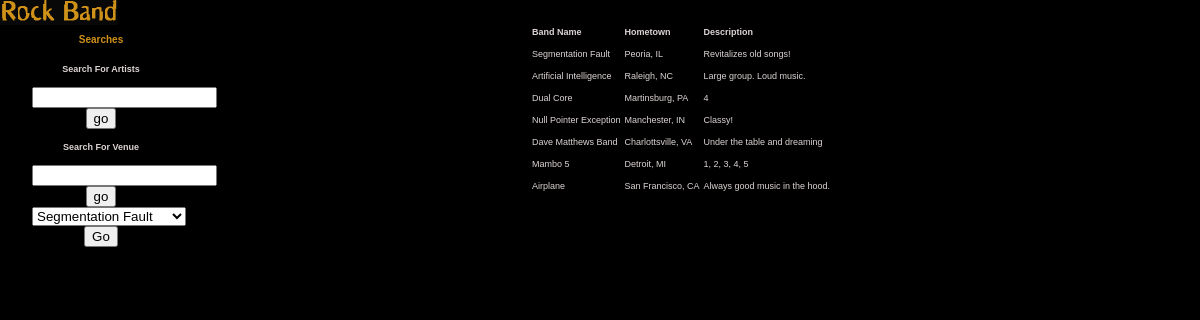
The page /searchName.php on the database as committed earlier.
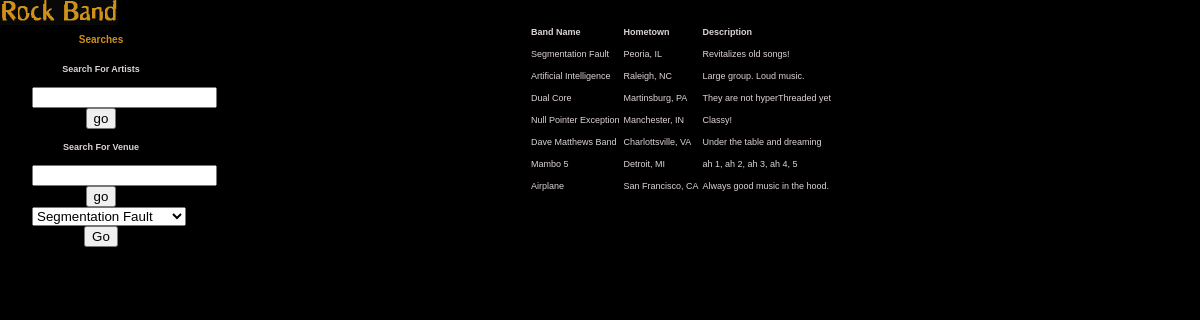
The same page on the database as committed later.
### tables this page shows
CREATE TABLE band (
	band_id INT NOT NULL AUTO_INCREMENT,
	PRIMARY KEY(band_id),
	band_name VARCHAR(25) NOT NULL,
	hometown VARCHAR(30) NOT NULL,
	genre1 INT,
	genre2 INT,
	genre3 INT,
	CONSTRAINT genre_genre1_fk
	FOREIGN KEY(genre1)
	REFERENCES genre(genre_id),
	CONSTRAINT genre_genre2_fk
	FOREIGN KEY(genre2)
	REFERENCES genre(genre_id),
	CONSTRAINT genre_genre3_fk
	FOREIGN KEY(genre3)
	REFERENCES genre(genre_id),
	description BLOB NOT NULL,
	picture_file VARCHAR(75),
	album1 VARCHAR(50),
	album2 VARCHAR(50),
	album3 VARCHAR(50),
	album4 VARCHAR(50),
	album5 VARCHAR(50)
);

### searchName.php (the view, shortened to what this page needs)
<!DOCTYPE html PUBLIC "-//W3C//DTD XHTML 1.0 Transitional//EN"
  "http://www.w3.org/TR/xhtml1/DTD/xhtml1-transitional.dtd">
<html xmlns="http://www.w3.org/1999/xhtml" xml:lang="en" lang="en">
<head>
  <link rel="stylesheet" type="text/css" href="style.css" />
</head>
<body>
<div id="wrap">
	<?php
	if(session_is_registered("username")){
	echo"<ul id=\"nav\">
		<li><a href=\"mainPage.php\">home</a></li>
		<li><a href=\"addBand.php\">add band</a></li>
		<li><a href=\"addVenue.php\">add venue</a></li>
		<li><a href=\"addEvent.php\">add event</a></li>
		<li><a href=\"logout.php\">logout</a></li>
	</ul>
	";}
	else{
	echo "
	<h1><a href=\"index.php\"><img src=\"images/logo.gif\" width=\"118\" height=\"25\" alt=\"Rock Band\" /></a></h1>";
	}
	?>
				<div id="sidebar">
				<?php
					$search = $_POST['searchbox'];
					$find = "LIKE '%$search%'";
					if($search == "")
					{
					$query = "SELECT * FROM band";
					}
					else
					{
					$query = "SELECT * FROM band WHERE band_name $find OR hometown $find OR description $find
					OR genre1 $find OR genre2 $find OR genre3 $find OR album1 $find OR album2 $find OR album3 $find
					OR album4 $find OR album5 $find;";
					}
					?>
					<div class="content">
						<h2>Searches</h2>
						<p><b>Search For Artists</b></p>
						<form method="post" action="searchName.php">
						<input type="text" id="searchbox" name="searchbox" />
						<input type="submit" value="go" name="submit" />
						</form>
						<p><b>Search For Venue</b></p>
						<form method="post" action="searchVenue.php">
						<input type="text" id="searchbox" name="searchbox" />
						<input type="submit" value="go" name="submit" />
						</form>
						<form method="post" action="viewBandPage.php">
						<select name="editBand" width="2">";
							<?php
							include "db_connect.php";
							$result = mysqli_query($db, $query);
							while($row = mysqli_fetch_array($result))
							{
							$name = $row['band_name'];
							echo "<option>$name</option>\n";
							}
							echo"
							</select>
							<input type=\"submit\" value=\"Go\" name=\"submit2\" />
							<br />
							</form>";?>
					</div>
				</div>
	<div id="main">
<?php
	$result = mysqli_query($db, $query)
	or die("Error Querying Database");
	echo "<table ALIGN='center' id=\"hor-minimalist-b\">\n<tr><th>Band Name</th><th>Hometown</th><th>Description</th></tr>\n\n";
   while($row = mysqli_fetch_array($result)) {
  	$name = $row['band_name'];
  	$hometown = $row['hometown'];
	$description = $row['description'];
  	echo "<tr><td  >$name</td><td>$hometown</td><td>$description</td></tr>\n";
	}
 echo "</table>\n";
?>
			</div>
</div>

Rows that differ between the two databases and show on the page:
changed band "Dual Core": description "4" → "They are not hyperThreaded yet"
changed band "Mambo 5": description "1, 2, 3, 4, 5" → "ah 1, ah 2, ah 3, ah 4, 5"
